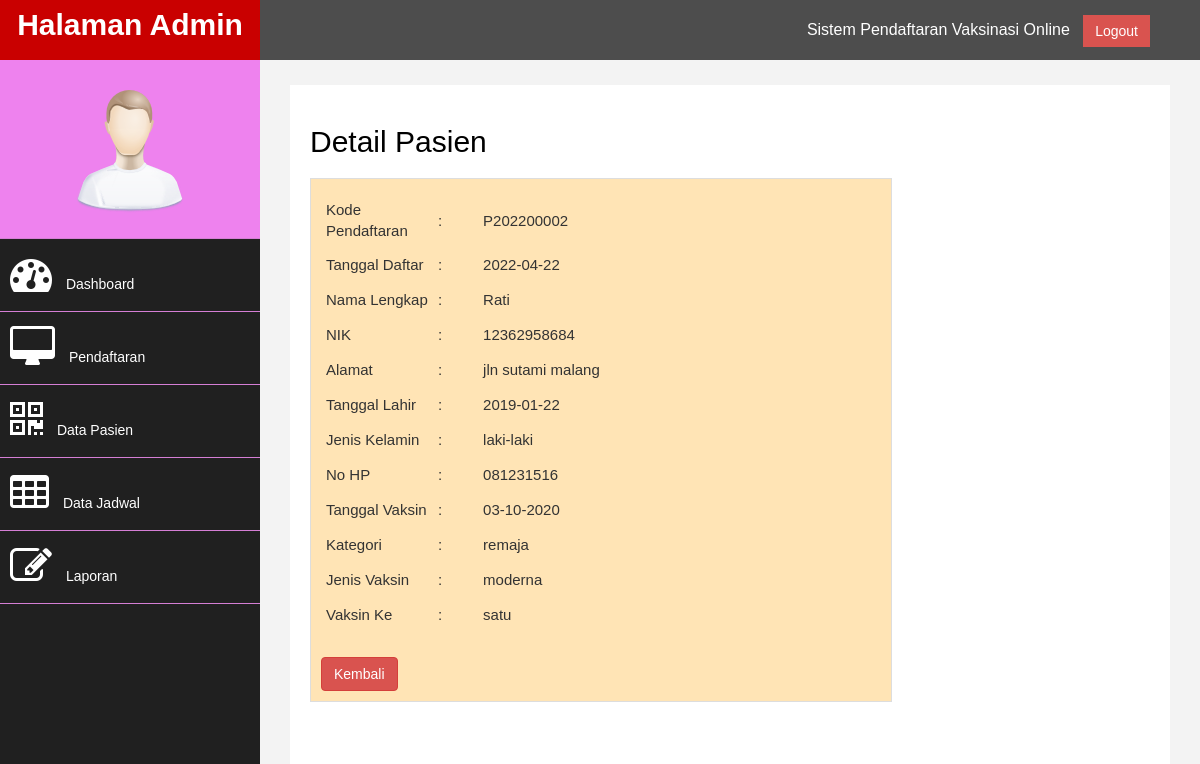
The page /halaman.php?page=detail&id=P202200002 on the database its author committed.
### tables this page shows
CREATE TABLE `pendaftaran` (
  `id_daftar` char(30) NOT NULL,
  `tgl_daftar` date NOT NULL,
  `nama_pasien` varchar(30) NOT NULL,
  `nik` varchar(30) NOT NULL,
  `alamat` varchar(100) NOT NULL,
  `tgl_lahir` date NOT NULL,
  `jk` varchar(50) NOT NULL,
  `no_hp` varchar(30) NOT NULL,
  `tgl_vaksin` varchar(20) NOT NULL,
  `kategori` varchar(20) NOT NULL,
  `jenis_vaksin` varchar(30) NOT NULL,
  `vaksin_ke` varchar(30) NOT NULL
);

### detail.php (the view, shortened to what this page needs)
<?php
 include('koneksi.php');
    $pasien =mysqli_query ($koneksi, "SELECT * FROM pendaftaran
    WHERE id_daftar ='" .$_GET['id']."' ");
    $p =mysqli_fetch_object($pasien);
?>
<html>
<head>
<link rel="stylesheet" href="style2.css" class="rel">
</head>
<body>
   <section class ="content">
       <h2>Detail Pasien</h2>
        <div class="box">
        <table class="table-data" border="0">
        <tr>
           <td>Kode Pendaftaran</td>
           <td>:</td>
           <td><?php echo $p->id_daftar ?></td>
       </tr>
       <tr>
           <td>Tanggal Daftar</td>
           <td>:</td>
           <td><?php echo $p->tgl_daftar ?></td>
       </tr>
       <tr>
           <td>Nama Lengkap</td>
           <td>:</td>
           <td><?php echo $p->nama_pasien ?></td>
       </tr>
       <tr>
           <td>NIK</td>
           <td>:</td>
           <td><?php echo $p->nik ?></td>
       </tr>
       <tr>
           <td>Alamat</td>
           <td>:</td>
           <td><?php echo $p->alamat ?></td>
       </tr>
       <tr>
           <td>Tanggal Lahir</td>
           <td>:</td>
           <td><?php echo $p->tgl_lahir ?></td>
       </tr>
       <tr>
           <td>Jenis Kelamin</td>
           <td>:</td>
           <td><?php echo $p->jk ?></td>
       </tr>
       <tr>
           <td>No HP</td>
           <td>:</td>
           <td><?php echo $p->no_hp ?></td>
       </tr>
       <tr>
           <td>Tanggal Vaksin</td>
           <td>:</td>
           <td><?php echo $p->tgl_vaksin ?></td>
       </tr>
       <tr>
           <td>Kategori</td>
           <td>:</td>
           <td><?php echo $p->kategori ?></td>
       </tr>
       <tr>
           <td>Jenis Vaksin</td>
           <td>:</td>
           <td><?php echo $p->jenis_vaksin ?></td>
       </tr>
       <tr>
           <td>Vaksin Ke</td>
           <td>:</td>
           <td><?php echo $p->vaksin_ke ?></td>
       </tr>
   </table>
   <div>
       <a href="halaman.php?page=pasien" class="btn btn-danger">Kembali</a>
    </div>
   </div>
   </section>
</body>
</html>

### assets/css/custom.css (style rules this page uses)
body { font-family: 'Open Sans', sans-serif; }
h2 { color: #f00; }

### style.css (style rules this page uses)
body { font-family: sans-serif; background:linear-gradient(to right, #AFEEEE,#6495ED,#ebf9fb) ; }
table { margin: auto; padding-bottom: 5px; }
table td { padding: 5px; }

### style2.css (style rules this page uses)
* { margin: 0; padding: 0; font-family:'Quiksand',sans-serif; }
body { background-color: #f8f8f8; }
.box { background-color: #FFE4B5; border: 1px solid #ddd; padding: 10px; box-sizing: border-box; margin: 5px 0 25px; }
.table-data { width: 100%; margin: 10px auto; border: 0px solid; margin-bottom: 20px; margin: 5px 0 25px; }
.table-data tr { height: 35px; }
.table-data tr td:nth-child(1) { width: 20%; }
.content { width: 70%; padding: 10px; box-sizing:border-box; font-size: 15px; }
h2 { color: #000000; margin: 20px auto; }

### rows shown on the page
pendaftaran: id_daftar "P202200002", tgl_daftar "2022-04-22", nama_pasien "Rati", nik "12362958684", alamat "jln sutami malang", tgl_lahir "2019-01-22", jk "laki-laki", no_hp "081231516", tgl_vaksin "03-10-2020", kategori "remaja", jenis_vaksin "moderna", vaksin_ke "satu"
